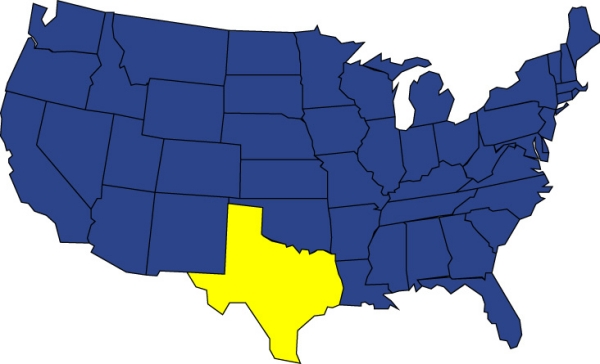
%> input picture TSP（SA）/america.jpg, 600 x 364 px
$ octave INIT.m   (GNU Octave 9; MATLAB toolbox functions it lacks are replaced by stand-ins)
%> lines starting %> are read from the running program, lines starting %| are printed output that depends on the picture
clc;clear;
America=imread('america.jpg');
%> America is the input picture: size 364x600x3 uint8; mean R, G, B 137.5, 149.8, 173.2
image(America);
I = im2bw(America,0.25);
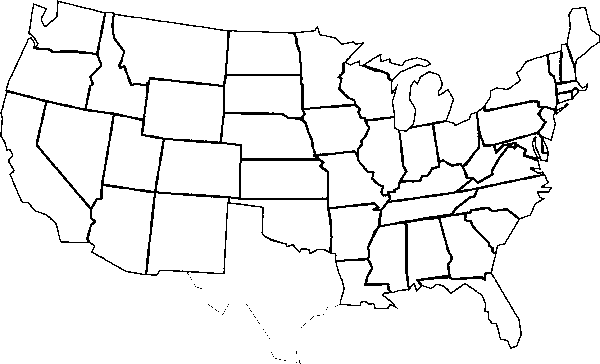
%> I: size 364x600 logical; 94% white; black in thin lines or dots
imshow(I);
[X,Y]=find(I==0);
%> X = 13091 values from 1 to 364; Y = 13091 values from 1 to 600
plot(Y,X*(-1),'.')
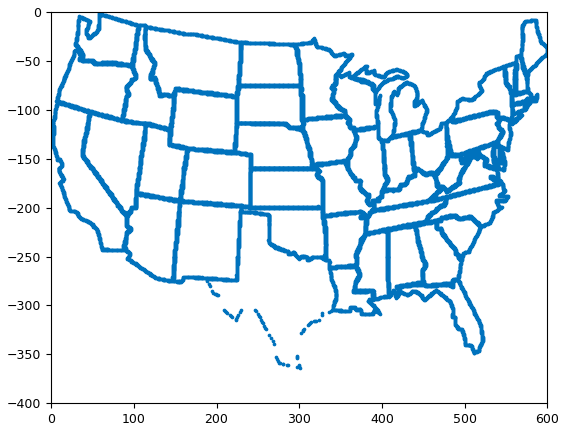
%> figure redrawn from the program's plot data
hold on
city = [
    528,-142;
    69.2,-26.6;
    50,-74;
    33,-174;
    70,-141;
    111,-86;
    128,-157;
    121,-226;
    170,-47;
    183,-111;
    198,-170;
    188,-232;
    272,-288;
    262,-53.5;
    266,-90.3;
    267,-136;
    286,-180;
    298,-222;
    320,-73;
    338,-131;
    350,-179;
    354,-234;
    354,-286;
    370,-91.4;
    387,-159;
    416,-152;
    445,-181;
    429,-207;
    394,-263;
    427,-255;
    468,-269;
    498,-305;
    497,-222;
    460,-140;
    521,-196;
    512,-166;
    511,-122;
    534,-84;
    482,-160;
    580,-31.1;
    427,-103;
    390,-67.9;
];
